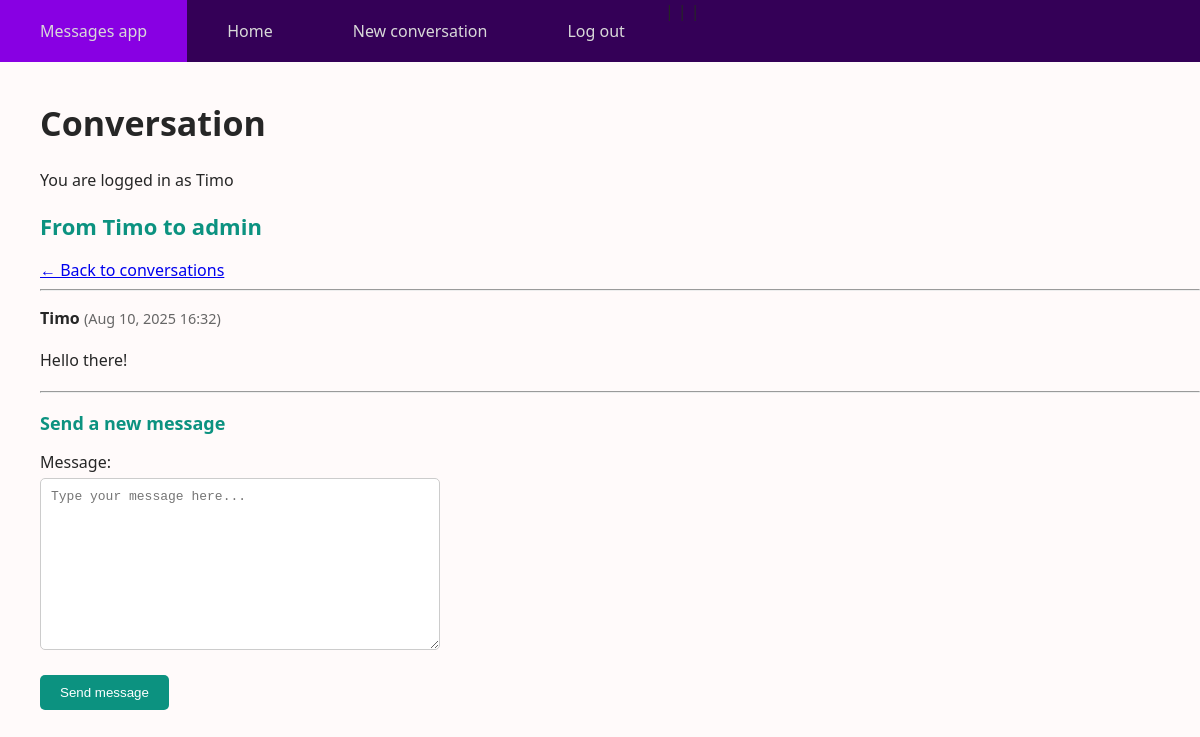
/conversation/2/ (signed in), run on the app's committed database.
### messagesapp/models.py (models this page shows, shortened)
class Conversation(models.Model):
    initiator = models.ForeignKey(User, on_delete=models.CASCADE, related_name="initiators")
    receiver = models.ForeignKey(User, on_delete=models.CASCADE, related_name="receivers")
    created = models.DateTimeField(auto_now_add=True)
    deleted = models.BooleanField(default=False)

class Message(models.Model):
    sender = models.ForeignKey(User, on_delete=models.CASCADE, related_name="senders")
    recipient = models.ForeignKey(User, on_delete=models.CASCADE, related_name="recipients")
    conversation = models.ForeignKey(Conversation, on_delete=models.CASCADE, related_name="messages")
    content = models.CharField(max_length=1000)
    created = models.DateTimeField(auto_now_add=True)
    deleted = models.BooleanField(default=False)

### messagesapp/views.py (the view, shortened to what this page needs)
# urls.py: path("conversation/<int:conversation_id>/", conversationDetailPage, name="conversation_detail"),
@login_required
def conversationDetailPage(request, conversation_id):
    conversation = get_object_or_404(Conversation, id=conversation_id)
    form = NewMessageForm()
    messages = conversation.messages.all().order_by("created")
    return render(request, "conversation_detail.html", {
        "messages": messages,
        "conversation": conversation,
        "form": form
    })

### messagesapp/forms.py
class NewMessageForm(forms.Form): # For adding messages to existing conversations
    message = forms.CharField(
        label="Message",
        widget=forms.Textarea(attrs={
            'class': 'form-control',
            'placeholder': 'Type your message here...'
        })
    )

### messagesapp/templates/conversation_detail.html (shortened to what this page needs)
{% extends "base.html" %}
{% block content %}
    <div class="container">
        <h1>Conversation</h1>
        <p>You are logged in as {{ request.user.username }}</p>
        <h2>From {{ conversation.initiator.username }} to {{ conversation.receiver.username }}</h2>
        <a href="{% url 'home' %}">← Back to conversations</a>
        <hr>
        {% for message in messages %}
        <div class="message {% if message.sender == request.user %}sent{% else %}received{% endif %}">
            <p>
                <strong>{{ message.sender.username }}</strong>
                <span style="font-size: 0.9em; color: #666;">
                    ({{ message.created|date:"M d, Y H:i" }})
                </span>
            </p>
            <p>{{ message.content }}</p>
        </div>
        <hr>
        {% empty %}
        <p>No messages in this conversation yet.</p>
        <hr>
        {% endfor %}
        <h3>Send a new message</h3>
        <form method="post">
            {{ form.as_p }}
            <button type="submit">Send message</button>
        </form>
    </div>
{% endblock %}

### messagesapp/static/style.css (style rules this page uses)
body { background: snow; font-family: 'Segoe UI', Tahoma, Geneva, Verdana, sans-serif; color: rgb(38, 38, 38); margin: 0; }
h1 { font-size: 34px; }
h2 { font-size: 22px; color: rgb(12, 146, 128); }
h3 { font-size: 18px; color: rgb(12, 146, 128); margin-bottom: 10px; }
p { margin-bottom: 20px; }
form { background: transparent; border-radius: 5px; max-width: 400px; margin: 0; }
form label { display: block; margin-bottom: 5px; }
form input, textarea { width: 100%; padding: 10px; border: 1px solid #ccc; border-radius: 5px; box-sizing: border-box; font-size: 13px; color: #333333; }
button, form input[type="submit"] { width: auto; background: rgb(12, 146, 128); color: #fff; border: none; padding: 10px 20px; border-radius: 5px; cursor: pointer; }

### data on the page
Conversation: initiator.username "Timo", receiver.username "admin"
Message: sender.username "Timo", created "Aug 10, 2025 16:32", content "Hello there!"

### other printed values
{{ request.user.username }} "Timo"
